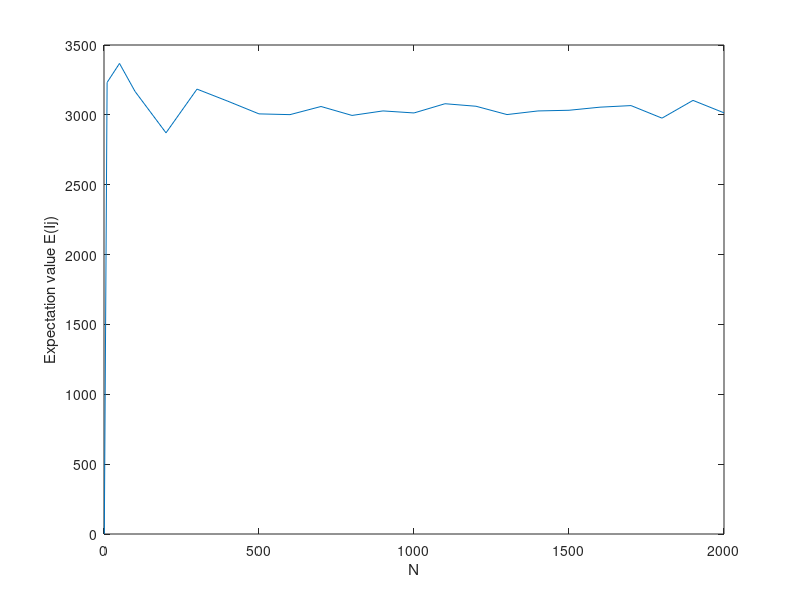

The MATLAB script that drew this image:
% first we will declare all the constant required for the formula.
A=106;
C=1283;
M=6075;
I=1;


% create an array of N values
N = [1, 10, 50, 100, 200, 300, 400, 500, 600, 700, 800, 900, 1000, 1100, 1200, 1300, 1400, 1500, 1600, 1700, 1800, 1900, 2000];

% initialize an array to store the expectation values
E = zeros(size(N));

% loop over all values of N
for i = 1:length(N)
    % generate N random numbers
    array = zeros(1, N(i));
    array(1) = I;
    for j = 2:N(i)
        I = mod(A * I + C, M);
        array(j) = I;
    end
% calculate the expectation value of the random numbers
    E(i) = mean(array);
end

% plot the expectation values as a function of N
plot(N, E);
xlabel('N');
ylabel('Expectation value E(Ij)');






